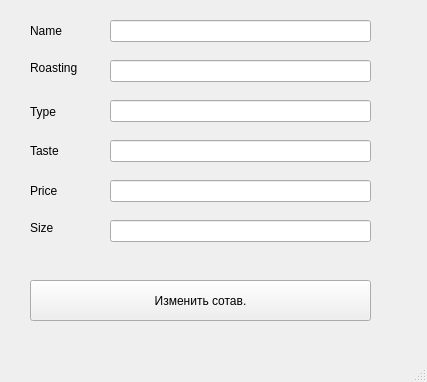
<?xml version="1.0" encoding="UTF-8"?>
<ui version="4.0">
 <class>MainWindow</class>
 <widget class="QMainWindow" name="MainWindow">
  <property name="geometry">
   <rect>
    <x>0</x>
    <y>0</y>
    <width>427</width>
    <height>382</height>
   </rect>
  </property>
  <property name="windowTitle">
   <string>MainWindow</string>
  </property>
  <widget class="QWidget" name="centralwidget">
   <widget class="QPushButton" name="pushButton_2">
    <property name="geometry">
     <rect>
      <x>30</x>
      <y>280</y>
      <width>341</width>
      <height>41</height>
     </rect>
    </property>
    <property name="text">
     <string>Изменить сотав.</string>
    </property>
   </widget>
   <widget class="QLineEdit" name="lineEdit">
    <property name="geometry">
     <rect>
      <x>110</x>
      <y>20</y>
      <width>261</width>
      <height>22</height>
     </rect>
    </property>
   </widget>
   <widget class="QLineEdit" name="lineEdit_2">
    <property name="geometry">
     <rect>
      <x>110</x>
      <y>60</y>
      <width>261</width>
      <height>22</height>
     </rect>
    </property>
   </widget>
   <widget class="QLineEdit" name="lineEdit_3">
    <property name="geometry">
     <rect>
      <x>110</x>
      <y>100</y>
      <width>261</width>
      <height>22</height>
     </rect>
    </property>
   </widget>
   <widget class="QLineEdit" name="lineEdit_4">
    <property name="geometry">
     <rect>
      <x>110</x>
      <y>140</y>
      <width>261</width>
      <height>22</height>
     </rect>
    </property>
   </widget>
   <widget class="QLineEdit" name="lineEdit_5">
    <property name="geometry">
     <rect>
      <x>110</x>
      <y>180</y>
      <width>261</width>
      <height>22</height>
     </rect>
    </property>
   </widget>
   <widget class="QLineEdit" name="lineEdit_6">
    <property name="geometry">
     <rect>
      <x>110</x>
      <y>220</y>
      <width>261</width>
      <height>22</height>
     </rect>
    </property>
   </widget>
   <widget class="QLabel" name="label">
    <property name="geometry">
     <rect>
      <x>30</x>
      <y>20</y>
      <width>55</width>
      <height>21</height>
     </rect>
    </property>
    <property name="text">
     <string>Name</string>
    </property>
   </widget>
   <widget class="QLabel" name="label_2">
    <property name="geometry">
     <rect>
      <x>30</x>
      <y>60</y>
      <width>55</width>
      <height>16</height>
     </rect>
    </property>
    <property name="text">
     <string>Roasting</string>
    </property>
   </widget>
   <widget class="QLabel" name="label_3">
    <property name="geometry">
     <rect>
      <x>30</x>
      <y>96</y>
      <width>55</width>
      <height>31</height>
     </rect>
    </property>
    <property name="text">
     <string>Type</string>
    </property>
   </widget>
   <widget class="QLabel" name="label_4">
    <property name="geometry">
     <rect>
      <x>30</x>
      <y>140</y>
      <width>55</width>
      <height>21</height>
     </rect>
    </property>
    <property name="text">
     <string>Taste</string>
    </property>
   </widget>
   <widget class="QLabel" name="label_5">
    <property name="geometry">
     <rect>
      <x>30</x>
      <y>180</y>
      <width>55</width>
      <height>21</height>
     </rect>
    </property>
    <property name="text">
     <string>Price</string>
    </property>
   </widget>
   <widget class="QLabel" name="label_6">
    <property name="geometry">
     <rect>
      <x>30</x>
      <y>220</y>
      <width>55</width>
      <height>16</height>
     </rect>
    </property>
    <property name="text">
     <string>Size</string>
    </property>
   </widget>
  </widget>
  <widget class="QMenuBar" name="menubar">
   <property name="geometry">
    <rect>
     <x>0</x>
     <y>0</y>
     <width>427</width>
     <height>26</height>
    </rect>
   </property>
  </widget>
  <widget class="QStatusBar" name="statusbar"/>
 </widget>
 <resources/>
 <connections/>
</ui>
